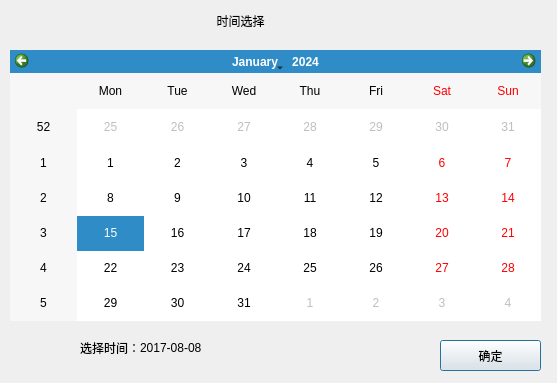
<?xml version="1.0" encoding="UTF-8"?>
<ui version="4.0">
 <class>LogCalendarDlg</class>
 <widget class="QDialog" name="LogCalendarDlg">
  <property name="geometry">
   <rect>
    <x>0</x>
    <y>0</y>
    <width>557</width>
    <height>383</height>
   </rect>
  </property>
  <property name="windowTitle">
   <string>Dialog</string>
  </property>
  <property name="styleSheet">
   <string notr="true"/>
  </property>
  <widget class="QLabel" name="label">
   <property name="geometry">
    <rect>
     <x>160</x>
     <y>0</y>
     <width>161</width>
     <height>41</height>
    </rect>
   </property>
   <property name="text">
    <string>时间选择</string>
   </property>
   <property name="alignment">
    <set>Qt::AlignCenter</set>
   </property>
  </widget>
  <widget class="QCalendarWidget" name="calendarWidget">
   <property name="geometry">
    <rect>
     <x>10</x>
     <y>50</y>
     <width>531</width>
     <height>271</height>
    </rect>
   </property>
   <property name="selectionMode">
    <enum>QCalendarWidget::SingleSelection</enum>
   </property>
   <property name="horizontalHeaderFormat">
    <enum>QCalendarWidget::ShortDayNames</enum>
   </property>
   <property name="verticalHeaderFormat">
    <enum>QCalendarWidget::ISOWeekNumbers</enum>
   </property>
  </widget>
  <widget class="QPushButton" name="pushButton">
   <property name="geometry">
    <rect>
     <x>440</x>
     <y>340</y>
     <width>101</width>
     <height>31</height>
    </rect>
   </property>
   <property name="text">
    <string>确定</string>
   </property>
  </widget>
  <widget class="QLabel" name="timeLab">
   <property name="geometry">
    <rect>
     <x>140</x>
     <y>330</y>
     <width>241</width>
     <height>35</height>
    </rect>
   </property>
   <property name="text">
    <string>2017-08-08</string>
   </property>
  </widget>
  <widget class="QLabel" name="label_2">
   <property name="geometry">
    <rect>
     <x>20</x>
     <y>330</y>
     <width>120</width>
     <height>35</height>
    </rect>
   </property>
   <property name="text">
    <string>选择时间：</string>
   </property>
   <property name="alignment">
    <set>Qt::AlignRight|Qt::AlignTrailing|Qt::AlignVCenter</set>
   </property>
  </widget>
 </widget>
 <resources/>
 <connections/>
</ui>
